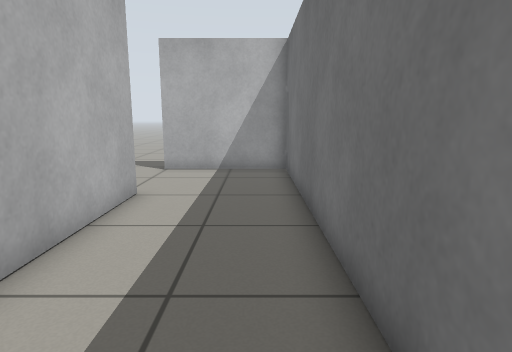
view 1 (above)

16 first-person views from a walk through a robot-simulator world made for Gazebo. The camera is 0.2 m above the floor, tilts 10° down and sees 75° across. The floor is counted in squares, 0.1 m on a side. Each view is taken from the middle of a square. On the plan, view 1 faces up. The plan holds only what a view shows up to about 18 squares ahead; the rest is blank.

view 2
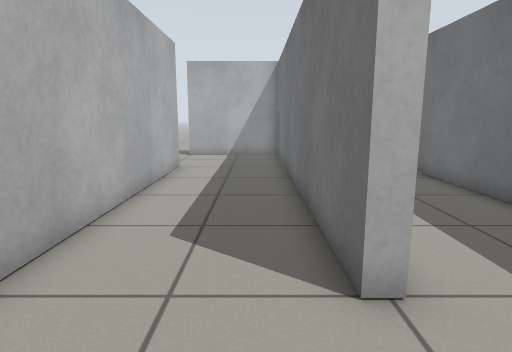

view 3
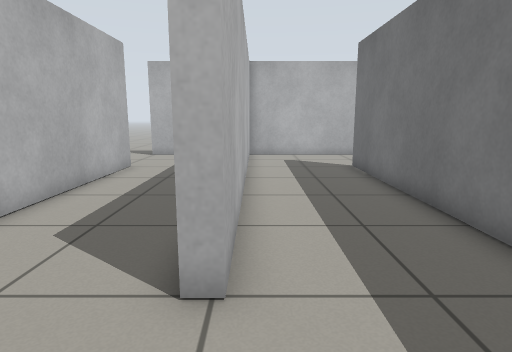

view 4
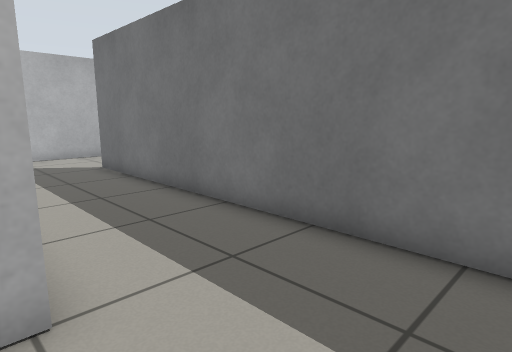

view 5
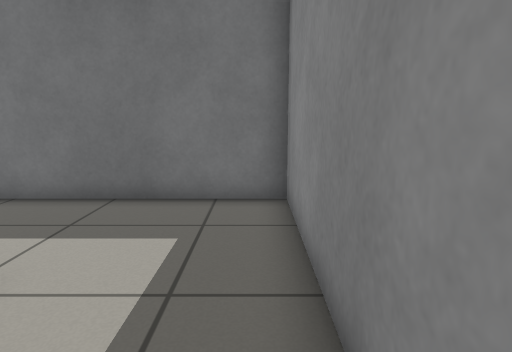

view 6
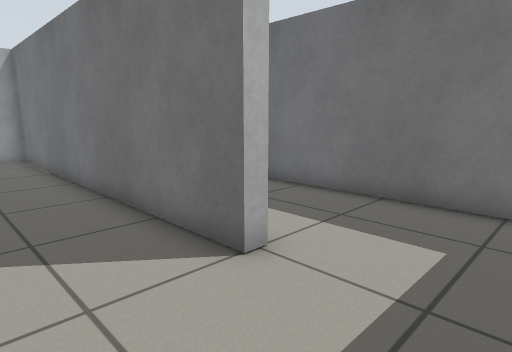

view 7
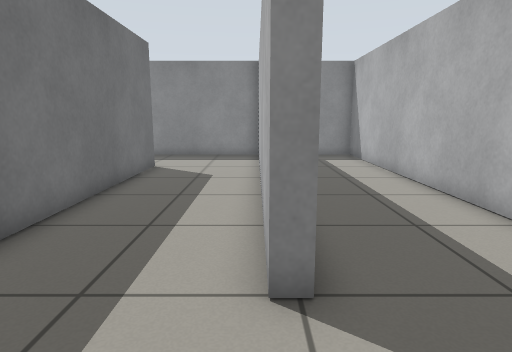

view 8
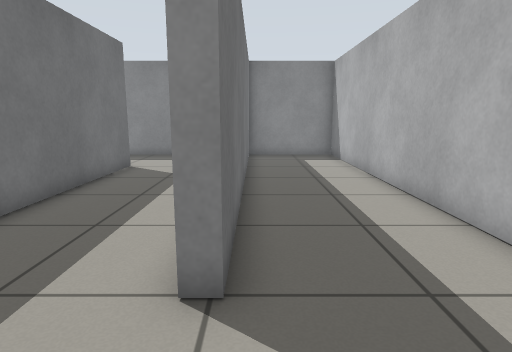

view 9
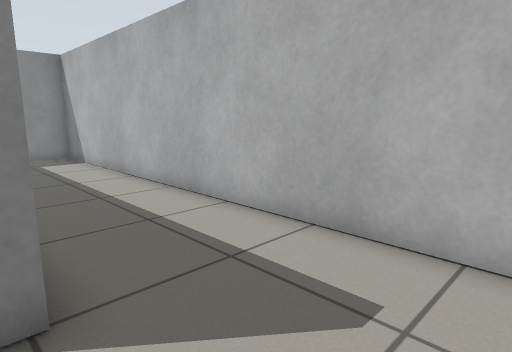

view 10
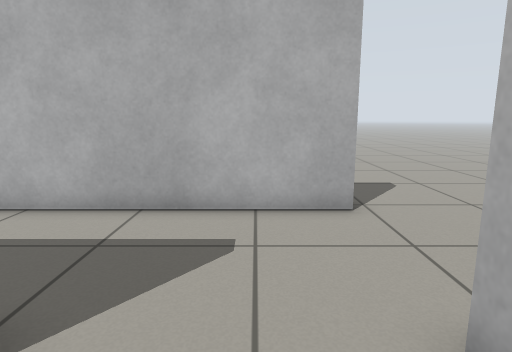

view 11
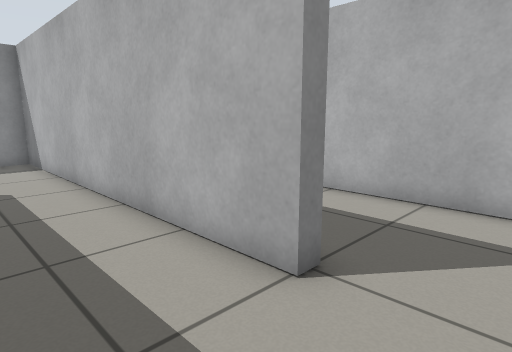

view 12
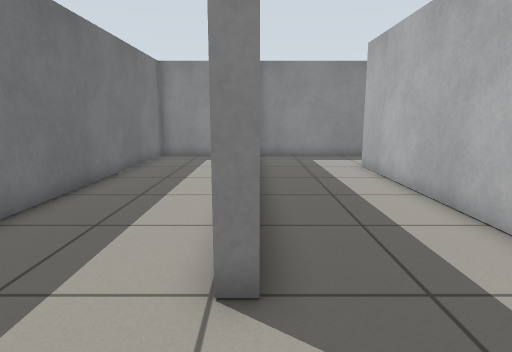

view 13
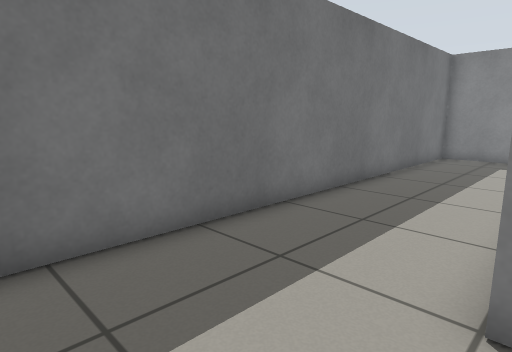

view 14
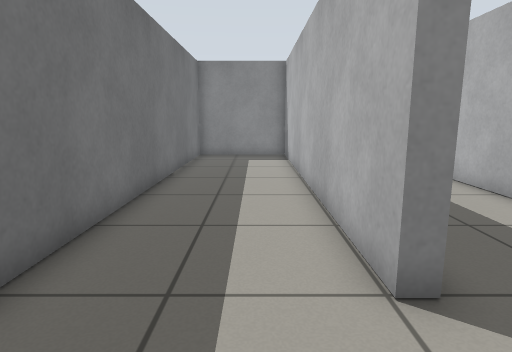

view 15
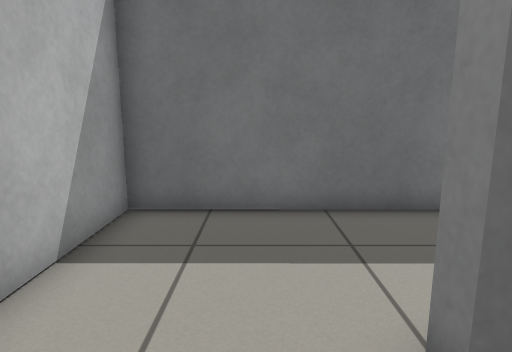

view 16
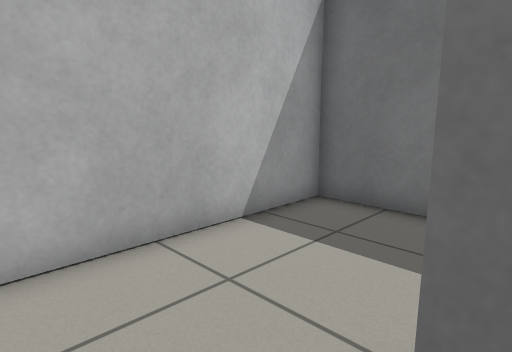

### Floor plan
Ten units are one square. View 1 is at (0, 0); x grows to the right and y downward. Boxes are objects, and circles mark ways between rooms. Rooms are numbered by the first view taken in them; rooms with no view inside come last. Other rooms are left out.
<svg viewBox="-85 -136 200 199">
<path fill="none" stroke="#000" d="M-36 -86 -31 -86 -31 58 16 58M17 16 12 16 12 -128 -36 -128M17 -99 17 16M17 -120 17 -115M65 -128 16 -128M16 58 60 58 60 -86 65 -86M-36 38 -36 -86M-80 -131 -80 58 -36 58M65 -86 65 58 110 58 110 -128 65 -128"/>
<circle cx="10" cy="35" r="3" fill="#2a7"/>
<circle cx="-30" cy="-105" r="3" fill="#2a7"/>
<circle cx="60" cy="-105" r="3" fill="#2a7"/>
<text x="-10" y="-40">1</text>
<text x="40" y="-40">2</text>
<text x="-60" y="-40">3</text>
<text x="80" y="-40">4</text>
</svg>
Room 1 opens to room 2. Room 1 opens to room 3. Room 2 opens to room 4.

Where each view was taken, in squares from view 1:
view 1: 0 up, 0 right, facing up
view 2: 5 down, 0 right, facing up
view 3: 5 down, 2 right, facing up
view 4: 5 down, 1 right, facing up-right
view 5: 5 down, 2 left, facing right
view 6: 5 down, 2 left, facing up-right
view 7: 12 up, 3 left, facing down
view 8: 12 up, 4 left, facing down
view 9: 12 up, 3 left, facing down-left
view 10: 11 up, 1 left, facing left
view 11: 11 up, 0 right, facing down-left
view 12: 12 up, 6 right, facing down
view 13: 12 up, 6 right, facing down-right
view 14: 12 up, 8 right, facing down
view 15: 10 up, 4 right, facing right
view 16: 8 up, 4 right, facing up-right
